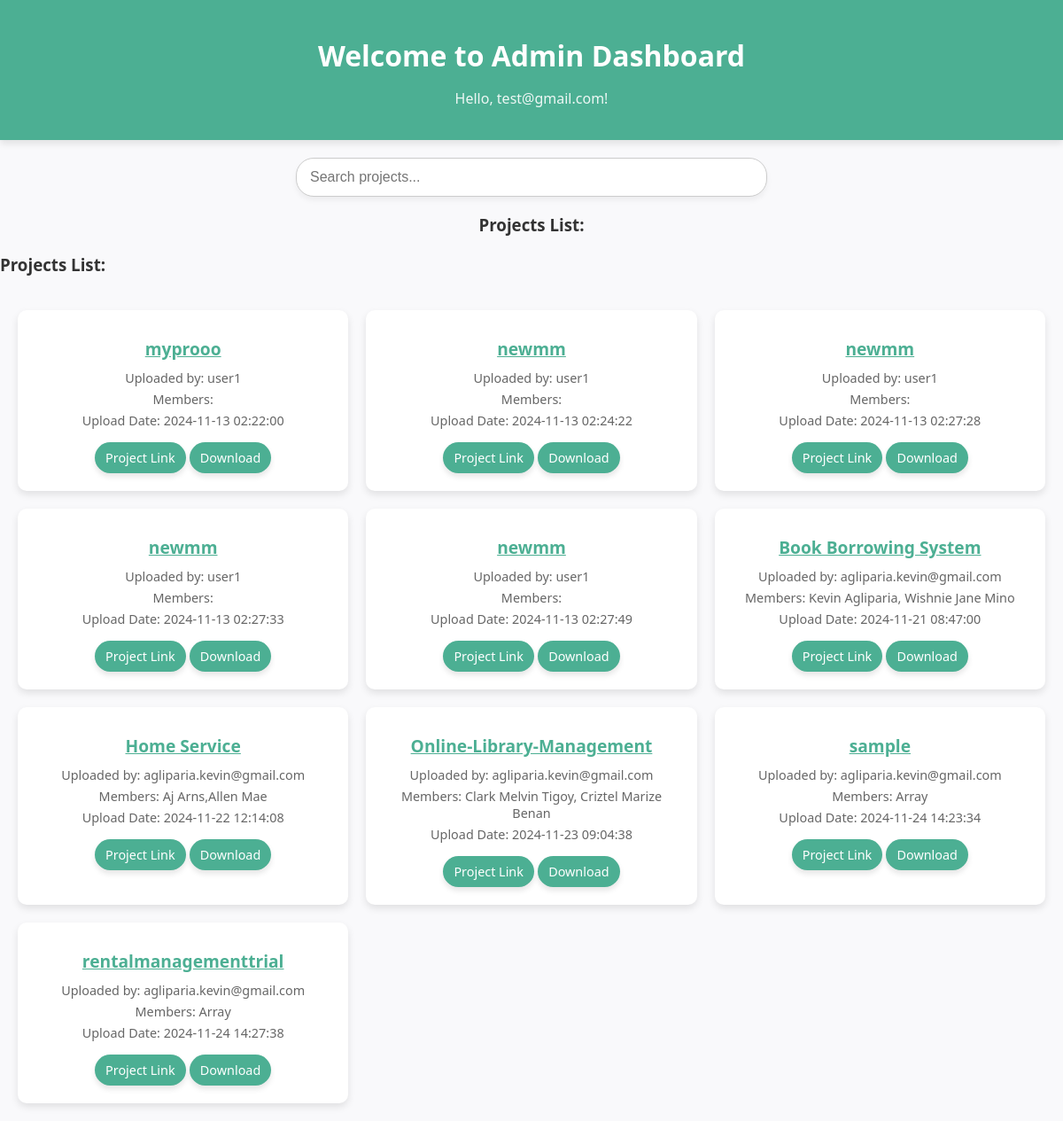
Screenshot of /admin.php (signed in) with the database file from the repository.
### tables this page shows
CREATE TABLE `projects` (
  `project_id` int(11) NOT NULL,
  `user_id` int(11) DEFAULT NULL,
  `project_name` varchar(100) NOT NULL,
  `upload_date` timestamp NOT NULL DEFAULT current_timestamp(),
  `file_path` varchar(255) NOT NULL,
  `external_link` varchar(255) DEFAULT NULL,
  `description` text DEFAULT NULL,
  `photo_path` varchar(255) DEFAULT NULL,
  `project_members` text NOT NULL
);

CREATE TABLE `users` (
  `user_id` int(11) NOT NULL,
  `username` varchar(50) NOT NULL,
  `password` varchar(255) NOT NULL,
  `role` enum('admin','student') NOT NULL
);

### admin.php (the view, shortened to what this page needs)
<?php
include 'db.php';
$sql = "SELECT projects.project_id, projects.project_name, projects.upload_date, projects.file_path, projects.photo_path, projects.description, projects.external_link, projects.project_members, users.username
        FROM projects
        INNER JOIN users ON projects.user_id = users.user_id";
$result = $conn->query($sql);
?>
<!DOCTYPE html>
<html lang="en">
<head>
    <link rel="stylesheet" href="admin.css">
</head>
<body>
    <div class="header">
        <h1>Welcome to Admin Dashboard</h1>
        <p>Hello, <?php echo $_SESSION['username']; ?>!</p>
    </div>
    <div class="search-bar">
        <input type="text" id="search" placeholder="Search projects..." onkeyup="filterProjects()">
        <h3>Projects List:</h3>
    </div>
    <h3>Projects List:</h3>
    <div class="project-cards-container" id="project-container">
    <?php while ($row = $result->fetch_assoc()) { ?>
        <div
            class="project-card"
            data-name="<?php echo htmlspecialchars($row['project_name'], ENT_QUOTES); ?>"
            data-user="<?php echo htmlspecialchars($row['username'], ENT_QUOTES); ?>"
            onclick="showDetails(
                '<?php echo htmlspecialchars($row['project_name'], ENT_QUOTES); ?>',
                '<?php echo htmlspecialchars($row['username'], ENT_QUOTES); ?>',
                '<?php echo htmlspecialchars($row['upload_date'], ENT_QUOTES); ?>',
                '<?php echo htmlspecialchars($row['description'], ENT_QUOTES); ?>',
                '<?php echo htmlspecialchars($row['photo_path'], ENT_QUOTES); ?>',
                '<?php echo htmlspecialchars($row['external_link'], ENT_QUOTES); ?>'
            )">
            <h4><?php echo htmlspecialchars($row['project_name']); ?></h4>
            <p>Uploaded by: <?php echo htmlspecialchars($row['username']); ?></p>
            <p>Members: <?php echo htmlspecialchars($row['project_members']); ?></p>
            <p>Upload Date: <?php echo htmlspecialchars($row['upload_date']); ?></p>
            <a href="<?php echo htmlspecialchars($row['external_link']); ?>" target="_blank">Project Link</a>
            <a href="<?php echo htmlspecialchars($row['file_path']); ?>" download>Download</a>
        </div>
    <?php } ?>
</div>
</body>
</html>

### admin.css (style rules this page uses)
body { font-family: 'Segoe UI', sans-serif; margin: 0; padding: 0; background-color: #f9f9fb; color: #333; }
.header { text-align: center; background-color: #4caf93; color: white; padding: 20px 0; margin-bottom: 20px; box-shadow: 0px 4px 8px rgba(0, 0, 0, 0.1); }
.header h1 { font-size: 2rem; margin-bottom: 5px; }
.header p { font-size: 1rem; opacity: 0.9; }
.search-bar { text-align: center; margin: 20px 0; }
.search-bar input { width: 60%; max-width: 500px; padding: 12px 15px; border: 1px solid #ccc; border-radius: 20px; font-size: 16px; box-shadow: 0px 4px 6px rgba(0, 0, 0, 0.05); outline: none; }
.project-cards-container { display: grid; grid-template-columns: repeat(auto-fill, minmax(280px, 1fr)); gap: 20px; padding: 20px; width: 100%; max-width: none; margin: 0; box-sizing: border-box; }
.project-card { background-color: white; border-radius: 10px; padding: 20px; box-shadow: 0px 4px 8px rgba(0, 0, 0, 0.1); transition: transform 0.2s, box-shadow 0.2s; text-align: center; }
.project-card h4 { margin: 10px 0; font-size: 1.2rem; color: #4caf93; cursor: pointer; text-decoration: underline; }
.project-card p { margin: 5px 0; font-size: 0.9rem; color: #666; }
.project-card a { display: inline-block; margin-top: 10px; text-decoration: none; background-color: #4caf93; color: white; padding: 8px 12px; border-radius: 20px; font-size: 0.9rem; box-shadow: 0px 4px 6px rgba(0, 0, 0, 0.1); transition: background-color 0.2s, box-shadow 0.2s; }

### rows the page displays
projects: project_name "myprooo", user.username "user1", upload_date "2024-11-13 02:22:00"
projects: project_name "newmm", user.username "user1", upload_date "2024-11-13 02:24:22"
projects: project_name "newmm", user.username "user1", upload_date "2024-11-13 02:27:28"
projects: project_name "newmm", user.username "user1", upload_date "2024-11-13 02:27:33"
projects: project_name "newmm", user.username "user1", upload_date "2024-11-13 02:27:49"
projects: project_name "Book Borrowing System", user.username "agliparia.kevin@gmail.com", project_members "Kevin Agliparia, Wishnie Jane Mino", upload_date "2024-11-21 08:47:00"
projects: project_name "Home Service", user.username "agliparia.kevin@gmail.com", project_members "Aj Arns,Allen Mae", upload_date "2024-11-22 12:14:08"
projects: project_name "Online-Library-Management", user.username "agliparia.kevin@gmail.com", project_members "Clark Melvin Tigoy, Criztel Marize Benan", upload_date "2024-11-23 09:04:38"
projects: project_name "sample", user.username "agliparia.kevin@gmail.com", project_members "Array", upload_date "2024-11-24 14:23:34"
projects: project_name "rentalmanagementtrial", user.username "agliparia.kevin@gmail.com", project_members "Array", upload_date "2024-11-24 14:27:38"

### other values shown
$_SESSION['username'] "test@gmail.com"
